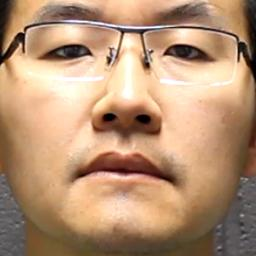
#> input picture lab3/lab3 data/face.jpg, 256 x 256 px
$ python LBP_skiimg.py
#> lines starting #> are read from the running program, lines starting #| are printed output that depends on the picture
from skimage.feature import local_binary_pattern
import numpy as np
import cv2
import matplotlib.pyplot as plt
from pathlib import Path

script_dir = Path(__file__).resolve().parent
image_path = script_dir.parent / 'lab3 data' / 'face.jpg'

# Load image
image = cv2.imread(str(image_path))
#> image is the input picture: shape (256, 256, 3); mean B, G, R 115.6, 145.7, 181.5
if image is None:
	raise FileNotFoundError(f"Image not found at {image_path}")

cv2.imshow('input', image)
cv2.waitKey(0)
cv2.destroyAllWindows()

# RGB is converted into gray image using the cvtColor function
grayimg = cv2.cvtColor(image, cv2.COLOR_BGR2GRAY)
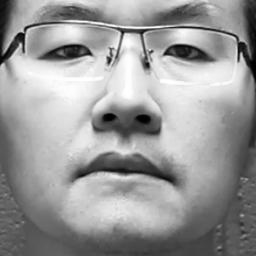
#> grayimg: shape (256, 256); min 0, max 255, mean 153

# Try different parameters of LBP extraction
param_sets = [
	{"radius": 1, "n_points": 8, "method": "default"},
	{"radius": 2, "n_points": 8, "method": "default"},
	{"radius": 3, "n_points": 16, "method": "default"},
	{"radius": 2, "n_points": 8, "method": "uniform"},
	{"radius": 2, "n_points": 16, "method": "uniform"},
	{"radius": 2, "n_points": 8, "method": "ror"},
	{"radius": 3, "n_points": 24, "method": "uniform"},
]

for params in param_sets:
	radius = params["radius"]
	n_points = params["n_points"]
	method = params["method"]

	lbp = local_binary_pattern(grayimg, n_points, radius, method=method)

	# Show LBP image
	plt.figure(figsize=(5, 4))
	plt.imshow(lbp, cmap='gray')
	plt.title(f"LBP: radius={radius}, n_points={n_points}, method={method}")
	plt.axis('off')
	plt.show()

	# Histogram of LBP
	n_bins = int(lbp.max() + 1)
	hist, bins = np.histogram(lbp, density=True, bins=n_bins, range=(0, n_bins))

	fig, ax = plt.subplots(figsize=(6, 3))
	ax.bar(bins[:-1], hist, width=np.diff(bins), edgecolor="black", align="edge")
	ax.set_title(f"Histogram: radius={radius}, n_points={n_points}, method={method}")
	ax.set_xlabel("LBP code")
	ax.set_ylabel("Frequency")
	plt.tight_layout()
	plt.show()
#> this loop made 7 passes
#> n_bins on passes 1, 2, 3, 5, 6, 7: 256, 256, 65536, 18, 256, 26
#> (n_bins, bins) on pass 4: (10, [0, 1, 2, 3, 4, 5, 6, 7, 8, 9, 10])
#> pass 1, `lbp = local_binary_pattern(grayimg, n_points, radius, method=method)`:
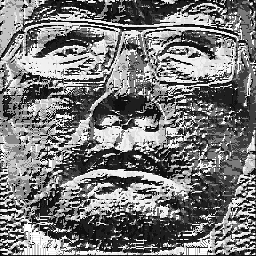
#> lbp: shape (256, 256) float64; min 0, max 255, mean 120.5
#> pass 1, `plt.show()`:
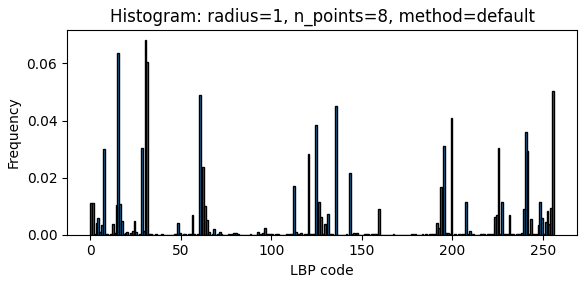
#> figure drawn by matplotlib, 1 panel; tallest bar 0.0682 high, from x = 30 to 31
#> pass 2, `lbp = local_binary_pattern(grayimg, n_points, radius, method=method)`:
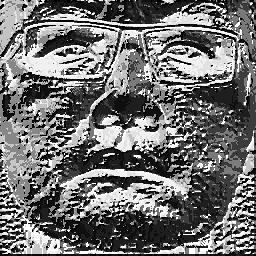
#> lbp: shape (256, 256) float64; min 0, max 255, mean 112.4
#> pass 2, `plt.show()`:
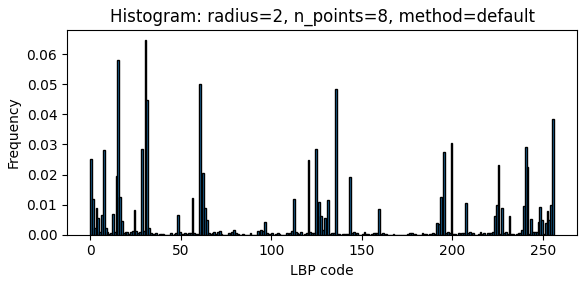
#> figure drawn by matplotlib, 1 panel; tallest bar 0.0647 high, from x = 30 to 31
#> pass 3, `lbp = local_binary_pattern(grayimg, n_points, radius, method=method)`:
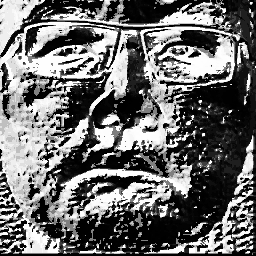
#> lbp: shape (256, 256) float64; min 0, max 65535, mean 27995.6; drawn with min black and max white
#> after the loop:
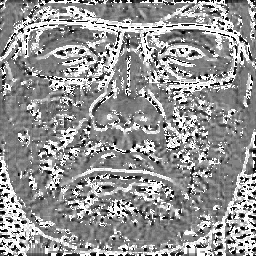
#> lbp: shape (256, 256) float64; min 0, max 25, mean 14.5; drawn with min black and max white
